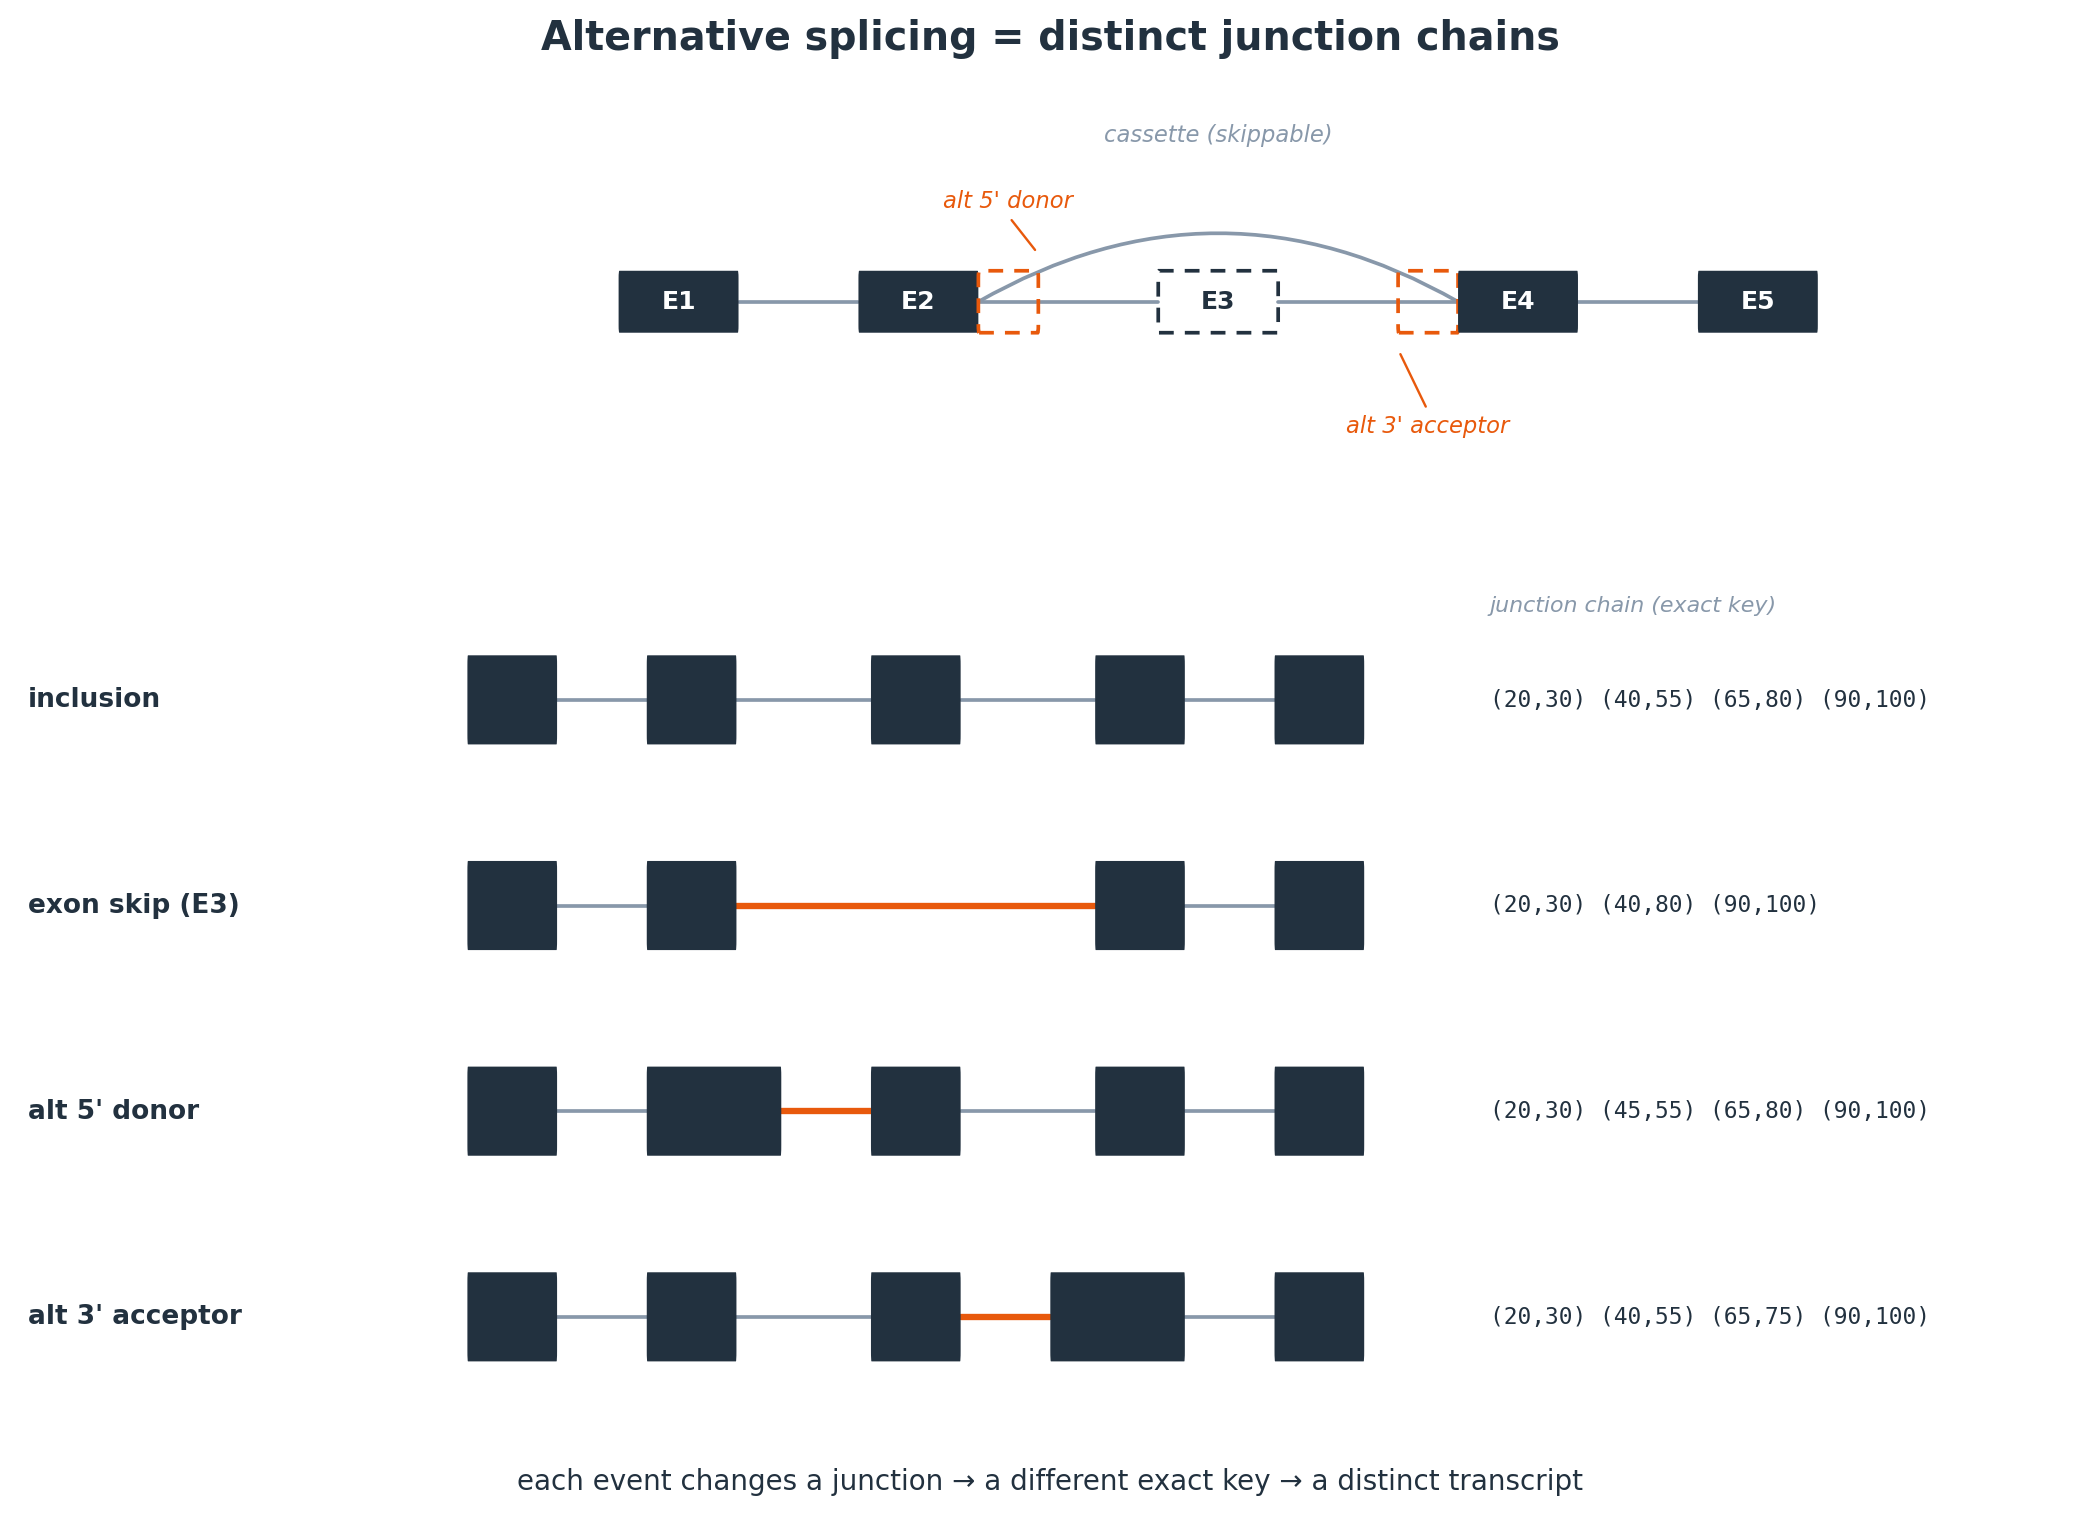

Source code (Python):
import matplotlib
matplotlib.use("Agg")
import matplotlib.pyplot as plt
from matplotlib.patches import FancyBboxPatch
from matplotlib.path import Path
from matplotlib.patches import PathPatch

# ---- palette ----
NAVY   = "#22313f"   # exon / annotation
ORANGE = "#e8590c"   # highlighted / differing junction
SLATE  = "#8898aa"   # normal junction & secondary
RED    = "#c0392b"   # drop / non-canonical (unused here, reserved)

plt.rcParams["font.family"] = "DejaVu Sans"

EH = 0.26   # exon half-height


def exon_box(ax, x0, x1, yc, color=NAVY, dashed=False, fill=True, lw=1.4):
    """Solid (filled) or dashed-outline exon box."""
    if fill and not dashed:
        r = FancyBboxPatch((x0, yc - EH), x1 - x0, 2 * EH,
                           boxstyle="round,pad=0.0,rounding_size=0.06",
                           linewidth=0, edgecolor="white",
                           facecolor=color, zorder=3)
        ax.add_patch(r)
    else:
        r = FancyBboxPatch((x0, yc - EH), x1 - x0, 2 * EH,
                           boxstyle="round,pad=0.0,rounding_size=0.06",
                           linewidth=lw, edgecolor=color,
                           facecolor="none", linestyle=(0, (4, 3)),
                           zorder=3)
        ax.add_patch(r)


def junction_line(ax, x0, x1, yc, color=SLATE, lw=1.4, z=2):
    ax.plot([x0, x1], [yc, yc], color=color, lw=lw, zorder=z,
            solid_capstyle="round")


def skip_arc(ax, x0, x1, yc, color=SLATE, lw=1.4, h=0.95, z=2):
    """Curved arc above the baseline from x0 to x1."""
    xm = (x0 + x1) / 2.0
    verts = [(x0, yc), (xm, yc + h), (x1, yc)]
    codes = [Path.MOVETO, Path.CURVE3, Path.CURVE3]
    ax.add_patch(PathPatch(Path(verts, codes), facecolor="none",
                           edgecolor=color, lw=lw, zorder=z,
                           capstyle="round"))


# =====================================================================
# Toy integer coordinates (shared across all rows so the differing
# junction is visibly a different number between isoforms).
# Exon spans (start, end):
#   E1: 10-20
#   E2: 30-40 (donor d_a = 40)   d_b = 45 (alt 5' donor, distal)
#   E3: 55-65 (cassette)
#   E4: 80-90 (acceptor a_a = 80) a_b = 75 (alt 3' acceptor, distal)
#   E5: 100-110
# Junctions are (donor_end -> acceptor_start) intron coordinates.
# =====================================================================
E1 = (10, 20)
E2 = (30, 40); D_A = 40; D_B = 45
E3 = (55, 65)
E4 = (80, 90); A_A = 80; A_B = 75
E5 = (100, 110)

fig = plt.figure(figsize=(11.8, 8.2))

# --- two stacked regions: gene model (top), isoforms (bottom) ---
axT = fig.add_axes([0.04, 0.66, 0.92, 0.26])   # top gene model
axB = fig.add_axes([0.04, 0.05, 0.92, 0.55])   # bottom isoforms

for ax in (axT, axB):
    ax.set_xticks([]); ax.set_yticks([])
    for s in ax.spines.values():
        s.set_visible(False)

# left gutter reserved for isoform row labels; exon track shifted right by GUT
GUT = 44

# coordinate -> plot-x mapping (toy coord + gutter offset)
def X(c):
    return c + GUT

XMIN, XMAX = 4, 132 + GUT

# =====================================================================
# TOP: gene model / splice graph
# =====================================================================
axT.set_xlim(XMIN, XMAX)
axT.set_ylim(-1.55, 1.85)
yc = 0.0

# baseline introns (slate) connecting the canonical chain
junction_line(axT, X(E1[1]), X(E2[0]), yc)      # E1 -> E2
junction_line(axT, X(D_A), X(E3[0]), yc)        # E2(d_a) -> E3
junction_line(axT, X(E3[1]), X(A_A), yc)        # E3 -> E4(a_a)
junction_line(axT, X(E4[1]), X(E5[0]), yc)      # E4 -> E5

# exons
exon_box(axT, X(E1[0]), X(E1[1]), yc)                    # E1 solid
exon_box(axT, X(E2[0]), X(D_A), yc)                      # E2 core solid (to d_a)
# E2 dashed extension to d_b (alt 5' donor)
exon_box(axT, X(D_A), X(D_B), yc, color=ORANGE, dashed=True)
exon_box(axT, X(E3[0]), X(E3[1]), yc, color=NAVY, dashed=True)  # E3 cassette
# E4: dashed distal acceptor extension (a_b proximal-to-graph, distal in seq)
exon_box(axT, X(A_B), X(A_A), yc, color=ORANGE, dashed=True)
exon_box(axT, X(A_A), X(E4[1]), yc)                      # E4 core solid (from a_a)
exon_box(axT, X(E5[0]), X(E5[1]), yc)                    # E5 solid

# skip arc E2 -> E4 over E3
skip_arc(axT, X(D_A), X(A_A), yc, color=SLATE, lw=1.4, h=1.15)

# exon labels (inside boxes, navy ones white)
def elabel(ax, x0, x1, yc, txt, white=True):
    ax.text((x0 + x1) / 2, yc, txt, fontsize=9.5,
            color="white" if white else NAVY, ha="center", va="center",
            fontweight="bold", zorder=5)

elabel(axT, X(E1[0]), X(E1[1]), yc, "E1")
elabel(axT, X(E2[0]), X(D_A), yc, "E2")
elabel(axT, X(E3[0]), X(E3[1]), yc, "E3", white=False)
elabel(axT, X(A_A), X(E4[1]), yc, "E4")
elabel(axT, X(E5[0]), X(E5[1]), yc, "E5")

# branch-point annotations (small italic)
axT.text(X((D_A + D_B) / 2), yc + 0.75, "alt 5' donor", fontsize=8.6,
         color=ORANGE, style="italic", ha="center", va="bottom")
axT.annotate("", xy=(X(D_B), yc + 0.40), xytext=(X((D_A + D_B) / 2), yc + 0.72),
             arrowprops=dict(arrowstyle="-", color=ORANGE, lw=0.9))

axT.text(X((D_A + A_A) / 2), yc + 1.30, "cassette (skippable)", fontsize=8.6,
         color=SLATE, style="italic", ha="center", va="bottom")

axT.text(X((A_B + A_A) / 2), yc - 0.95, "alt 3' acceptor", fontsize=8.6,
         color=ORANGE, style="italic", ha="center", va="top")
axT.annotate("", xy=(X(A_B), yc - 0.40), xytext=(X((A_B + A_A) / 2), yc - 0.92),
             arrowprops=dict(arrowstyle="-", color=ORANGE, lw=0.9))

axT.set_title("Alternative splicing = distinct junction chains",
              fontsize=15, fontweight="bold", color=NAVY, pad=12)

# =====================================================================
# BOTTOM: four isoforms, one per row.
# Each row: left label, exon chain w/ the differing junction in orange,
# right: exact ordered junction chain as a monospace tuple list.
# =====================================================================
# share the SAME x-axis as the top panel so exon columns line up vertically;
# add headroom on the right for the monospace tuple lists.
axB.set_xlim(XMIN, XMAX + 58)
axB.set_ylim(-0.6, 4.4)

rows_y = [3.7, 2.5, 1.3, 0.1]

LBL_X = XMIN + 1            # label sits in the left gutter (track starts at X(10))
CHAIN_X = X(E5[1]) + 14     # monospace junction chain, right of the exon track


def draw_isoform(ax, yc, label, segments, hi_idx, chain_str):
    """
    segments: list of exon (x0, x1) boxes in toy coords, in order.
    Between consecutive exons we draw a junction line; hi_idx marks which
    inter-exon junction (0-based among the drawn junctions) is highlighted.
    A skip is just a longer junction line (handled by the exon gap).
    """
    seg = [(X(a), X(b)) for (a, b) in segments]
    # junctions between consecutive boxes
    n_j = len(seg) - 1
    for j in range(n_j):
        x_from = seg[j][1]
        x_to = seg[j + 1][0]
        col = ORANGE if j == hi_idx else SLATE
        lw = 2.4 if j == hi_idx else 1.4
        junction_line(ax, x_from, x_to, yc, color=col, lw=lw)
    # exons
    for (x0, x1) in seg:
        exon_box(ax, x0, x1, yc)
    # left label (in gutter)
    ax.text(LBL_X, yc, label, fontsize=10.0, color=NAVY, ha="left",
            va="center", fontweight="bold")
    # right monospace junction chain
    ax.text(CHAIN_X, yc, chain_str, fontsize=8.7, color=NAVY, ha="left",
            va="center", family="monospace")


# Junction tuples are (donor_end, acceptor_start) intron coords.
# Canonical baseline chain for reference:
#   (20,30) (40,55) (65,80) (90,100)

# 1. inclusion : E1-E2(d_a)-E3-E4(a_a)-E5  -- no highlight (reference)
draw_isoform(
    axB, rows_y[0], "inclusion",
    [(E1[0], E1[1]), (E2[0], D_A), (E3[0], E3[1]), (A_A, E4[1]), (E5[0], E5[1])],
    hi_idx=-1,
    chain_str="(20,30) (40,55) (65,80) (90,100)",
)

# 2. exon skip (E3) : E1-E2(d_a)---skip---E4(a_a)-E5
#    highlight the long E2->E4 junction (index 1 among 3 junctions)
draw_isoform(
    axB, rows_y[1], "exon skip (E3)",
    [(E1[0], E1[1]), (E2[0], D_A), (A_A, E4[1]), (E5[0], E5[1])],
    hi_idx=1,
    chain_str="(20,30) (40,80) (90,100)",
)

# 3. alt 5' donor : E1-E2(d_b)-E3-E4(a_a)-E5
#    E2 extends to d_b; highlight the E2(d_b)->E3 junction (index 1)
draw_isoform(
    axB, rows_y[2], "alt 5' donor",
    [(E1[0], E1[1]), (E2[0], D_B), (E3[0], E3[1]), (A_A, E4[1]), (E5[0], E5[1])],
    hi_idx=1,
    chain_str="(20,30) (45,55) (65,80) (90,100)",
)

# 4. alt 3' acceptor : E1-E2(d_a)-E3-E4(a_b)-E5
#    E4 starts at a_b (distal); highlight the E3->E4(a_b) junction (index 2)
draw_isoform(
    axB, rows_y[3], "alt 3' acceptor",
    [(E1[0], E1[1]), (E2[0], D_A), (E3[0], E3[1]), (A_B, E4[1]), (E5[0], E5[1])],
    hi_idx=2,
    chain_str="(20,30) (40,55) (65,75) (90,100)",
)

# tiny header above the tuple column
axB.text(CHAIN_X, rows_y[0] + 0.55, "junction chain (exact key)", fontsize=8.4,
         color=SLATE, style="italic", ha="left", va="center")

# caption (<=12 words)
fig.text(0.5, 0.012,
         "each event changes a junction → a different exact key → a distinct transcript",
         fontsize=10.5, color=NAVY, ha="center", va="bottom")

out = "/mnt/c/Users/jfris/Desktop/Rustle/bench/readcoherence_fig/fig6_altsplice.png"
fig.savefig(out, dpi=190, bbox_inches="tight", facecolor="white")
print("saved", out)
